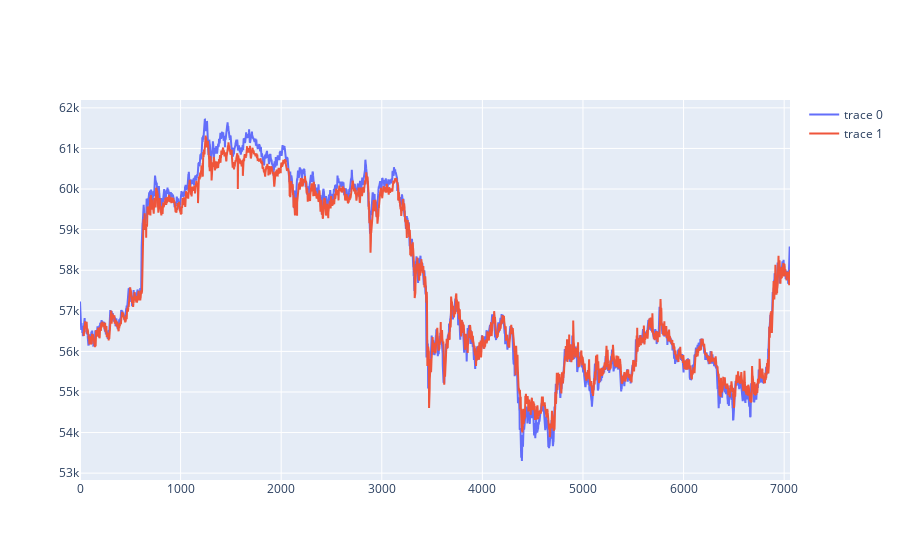

This figure's notebook cell:
### Code cell
fig = go.Figure()

fig.add_trace(
    go.Scatter(
        x=train_df.index,
        y=train_df.mid_price*train_std['mid_price']+train_mean['mid_price']
    )
)

fig.add_trace(
    go.Scatter(
        x=train_df.index[34:],
        y=train_predictions[:,25,0]*train_std['mid_price']+train_mean['mid_price']
    )
)



fig.show()

### Figure 1 — Plotly figure (JSON) as saved in the notebook; plotly's stock layout.template omitted (floating-point values rounded to 4 significant figures; data arrays with more than 128 entries replaced by an {"elided": "..."} marker saying what was removed)
{"data": [{"type": "scatter", "x": {"elided": "7049 int values"}, "y": {"elided": "7049 float values"}}, {"type": "scatter", "x": {"elided": "7015 int values"}, "y": {"elided": "7015 float values"}}], "layout": {}}
